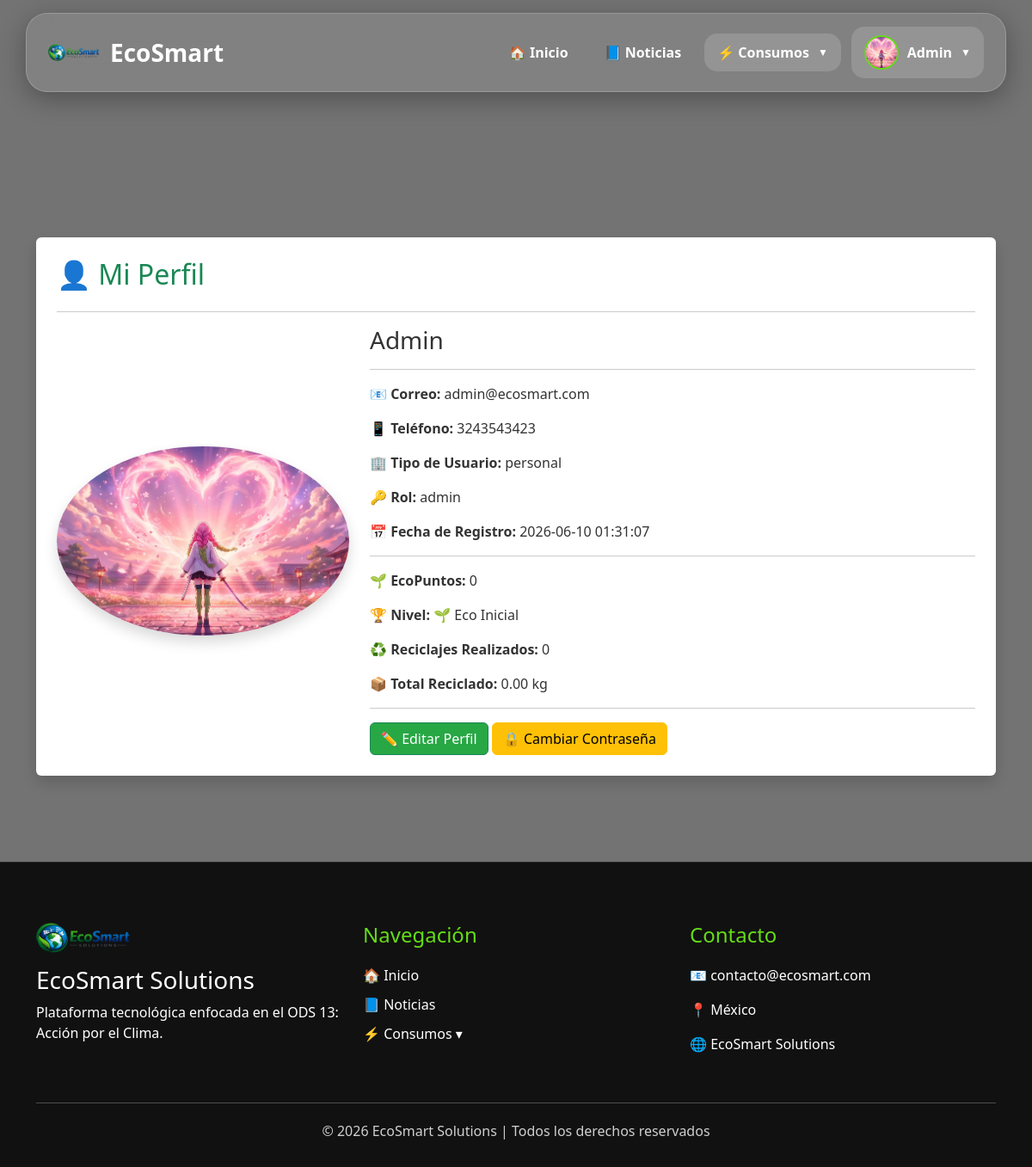
Page /perfil.php (signed in) on the earlier database version.
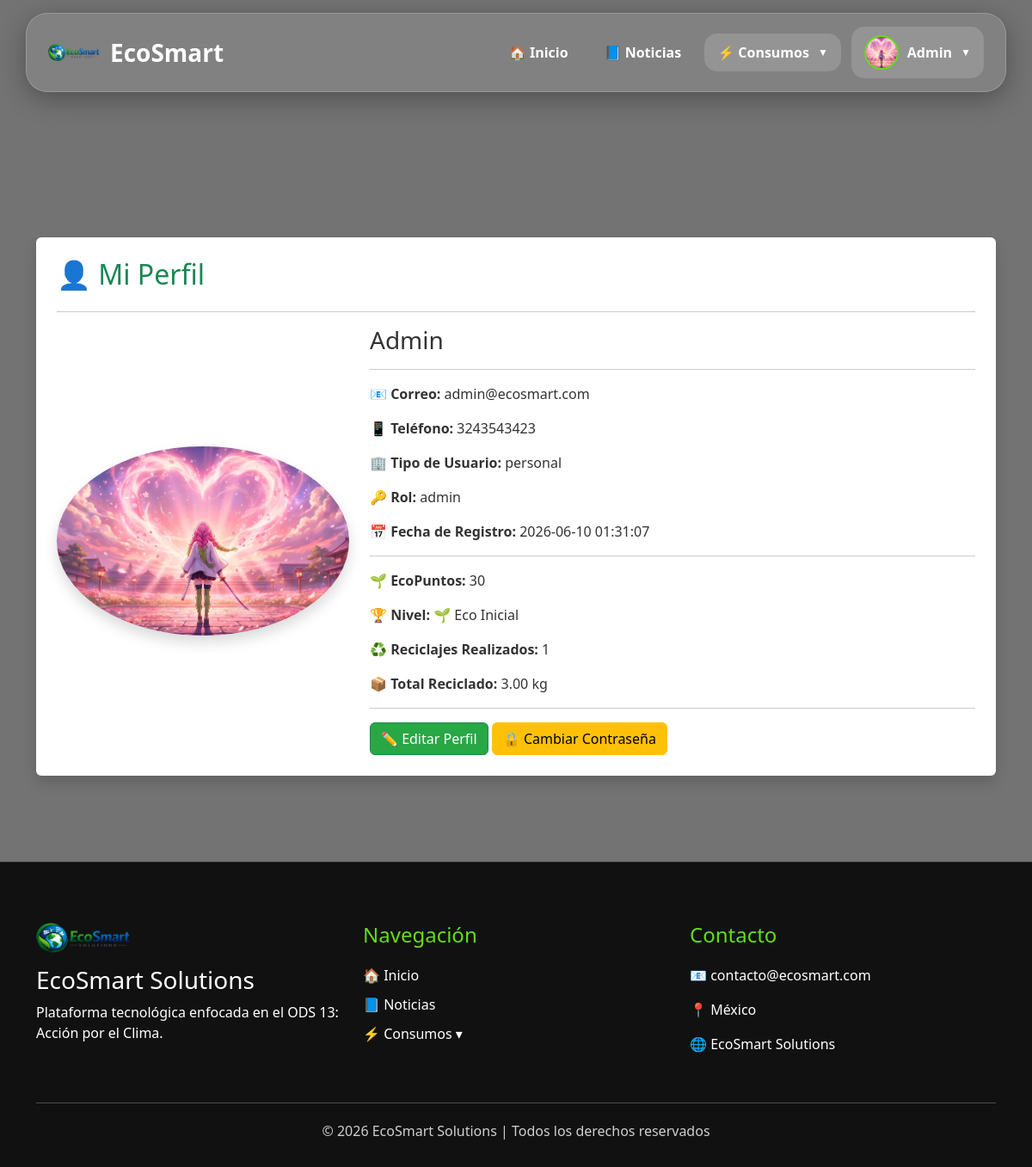
Same page on the later database version.
### tables this page shows
CREATE TABLE `usuarios` (
  `id` int(11) NOT NULL,
  `nombre` varchar(100) DEFAULT NULL,
  `correo` varchar(100) DEFAULT NULL,
  `password` varchar(255) DEFAULT NULL,
  `rol` enum('admin','usuario') DEFAULT 'usuario',
  `fecha_registro` timestamp NOT NULL DEFAULT current_timestamp(),
  `foto` varchar(255) DEFAULT 'default.png',
  `telefono` varchar(20) DEFAULT NULL,
  `tipo_usuario` enum('personal','empresa') DEFAULT 'personal',
  `eco_puntos` int(11) DEFAULT 0
);

### perfil.php (the view, shortened to what this page needs)
<?php
include 'config/conexion.php';
$id = $_SESSION['id'];
$query = mysqli_query(
    $conexion,
    "SELECT * FROM usuarios
     WHERE id='$id'"
);
$usuario = mysqli_fetch_assoc($query);
if($usuario['eco_puntos'] >= 1000){
    $nivel = "🌎 Eco Experto";
}elseif($usuario['eco_puntos'] >= 500){
    $nivel = "♻️ Eco Avanzado";
}else{
    $nivel = "🌱 Eco Inicial";
}
$consultaReciclajes = mysqli_query(
    $conexion,
    "SELECT COUNT(*) AS total
     FROM reciclaje
     WHERE usuario_id='$id'"
);
$totalReciclajes = mysqli_fetch_assoc(
    $consultaReciclajes
);
$consultaKg = mysqli_query(
    $conexion,
    "SELECT SUM(cantidad) AS total
     FROM reciclaje
     WHERE usuario_id='$id'"
);
$totalKg = mysqli_fetch_assoc(
    $consultaKg
);
include 'includes/header.php';
include 'includes/navbar.php';
?>
<div class="container mt-5 pt-5">
    <div class="section-box shadow p-4 bg-white rounded">
        <h2 class="mb-4">
            👤 Mi Perfil
        </h2>
        <hr>
        <div class="row align-items-center">
            <div class="col-md-4 text-center">
                <?php
                $foto = "default.png";
                if(
                    !empty($usuario['foto'])
                ){
                    $foto = $usuario['foto'];
                }
                ?>
                <img
                src="/EcoSmart/uploads/perfiles/<?php echo $foto; ?>"
                class="rounded-circle shadow"
                width="220"
                height="220"
                style="object-fit:cover;">
            </div>
            <div class="col-md-8">
                <h3>
                    <?= htmlspecialchars($usuario['nombre']) ?>
                </h3>
                <hr>
                <p>
                    <strong>📧 Correo:</strong>
                    <?= htmlspecialchars($usuario['correo']) ?>
                </p>
                <p>
                    <strong>📱 Teléfono:</strong>
                    <?= htmlspecialchars($usuario['telefono']) ?>
                </p>
                <p>
                    <strong>🏢 Tipo de Usuario:</strong>
                    <?= htmlspecialchars($usuario['tipo_usuario']) ?>
                </p>
                <p>
                    <strong>🔑 Rol:</strong>
                    <?= htmlspecialchars($usuario['rol']) ?>
                </p>
                <p>
                    <strong>📅 Fecha de Registro:</strong>
                    <?= $usuario['fecha_registro'] ?>
                </p>
                <hr>
                <p>
                    <strong>🌱 EcoPuntos:</strong>
                    <?= $usuario['eco_puntos'] ?>
                </p>
                <p>
                    <strong>🏆 Nivel:</strong>
                    <?= $nivel ?>
                </p>
                <p>
                    <strong>♻️ Reciclajes Realizados:</strong>
                    <?= $totalReciclajes['total'] ?>
                </p>
                <p>
                    <strong>📦 Total Reciclado:</strong>
                    <?= number_format($totalKg['total'] ?? 0, 2) ?>
                    kg
                </p>
                <hr>
                <a
                href="editar_perfil.php"
                class="btn btn-success">
                    ✏️ Editar Perfil
                </a>
                <a
                href="cambiar_password.php"
                class="btn btn-warning">
                    🔒 Cambiar Contraseña
                </a>
            </div>
        </div>
    </div>
</div>
<?php include 'includes/footer.php'; ?>

Differences in the rows shown:
changed usuarios "Admin": eco_puntos "0" → "30"
Other differences:
$totalReciclajes['total']: "0" → "1"
$totalKg['total']: "0.00" → "3.00"
